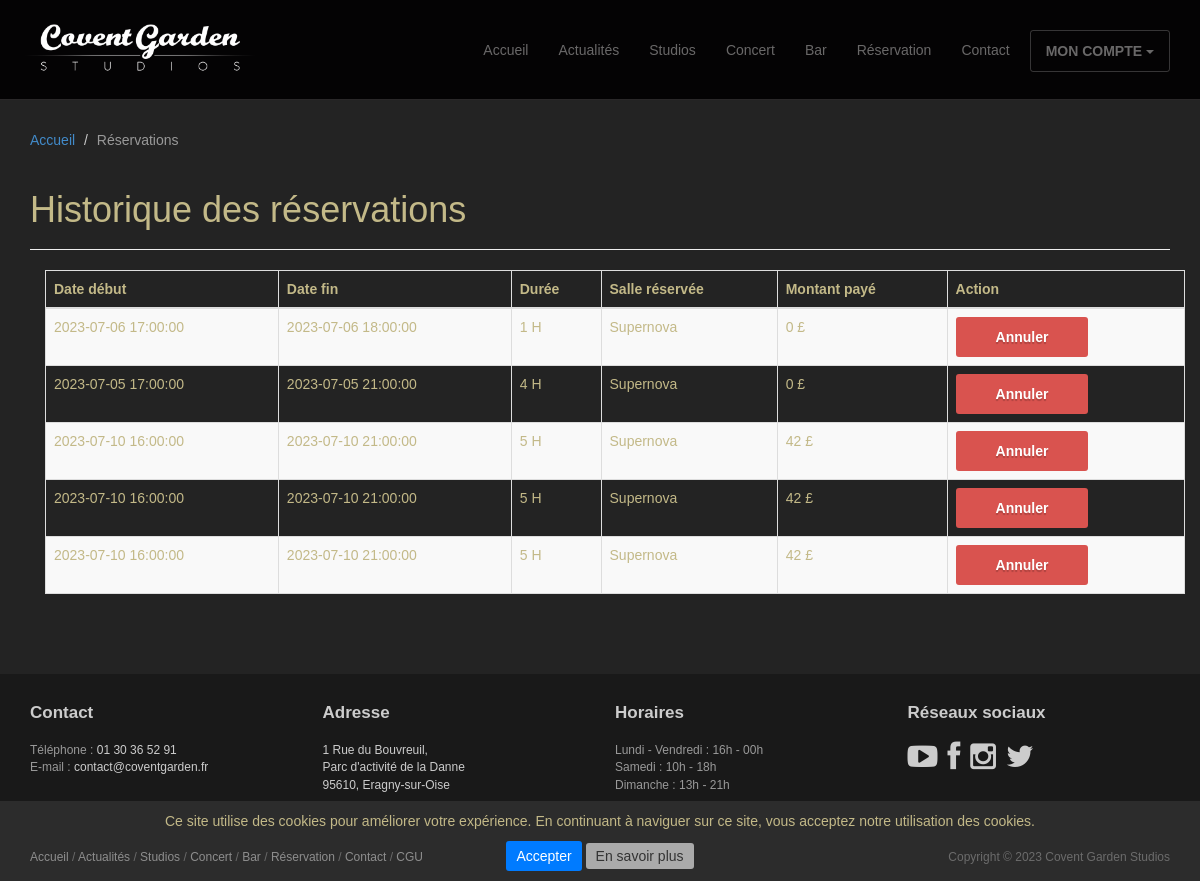
Before: /compte/mes_reservations/ (signed in) with the older database file.
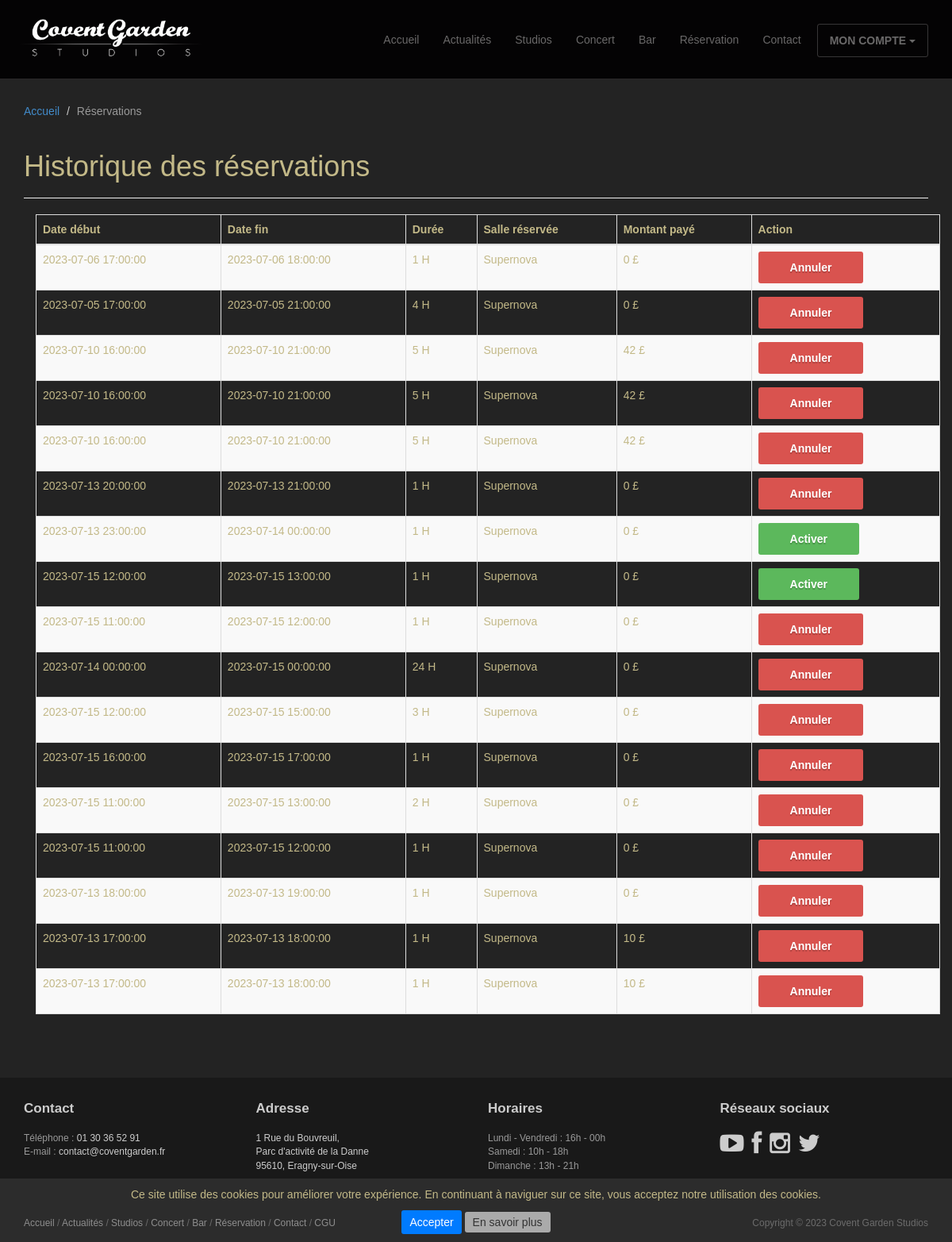
After: the same page with the newer database file.
### studios/models.py (models this page shows, shortened)
class Reservation(models.Model):
    class Status(models.TextChoices):
        RESERVED = 'Reserver'
        INPROGRESS = 'En cours'
    description = models.fields.CharField(max_length=1000)
    duration = models.fields.IntegerField(validators=[MinValueValidator(0)])
    date_start = models.DateTimeField(null=False)
    date_end = models.DateTimeField(null=False)
    price = models.fields.IntegerField(validators=[MinValueValidator(1)])
    status = models.fields.CharField(choices=Status.choices, max_length=20)
    salle = models.ForeignKey(Salle, on_delete=models.CASCADE, null=True)
    user = models.ForeignKey(CustomUser, on_delete=models.CASCADE, null=True)
    is_active = models.BooleanField(default=True)

class Salle(models.Model):
    name = models.fields.CharField(max_length=100)
    description = models.fields.CharField(max_length=1000)

### studios/views.py (the view)
# urls.py: path('compte/mes_reservations/', views.BookingsDetailView.as_view(), name='bookings_detail'),
class BookingsDetailView(LoginRequiredMixin, View):
    redirect_field_name = ''
    template_name = "bookings/bookings_detail.html"
    context = {
        "title": "Historique des réservations",
        "breadcrumb": [
            {"view": "home", "name": "Accueil"},
            {"view": None, "name": "Réservations"}]
    }
    def get(self, request):
        self.context["my_groups"] = request.user.my_groups.all()
        reservations = Reservation.objects.filter(user_id=request.user.id)
        self.context["reservations"] = reservations
        return render(request, self.template_name, self.context)

### studios/templates/bookings/bookings_detail.html (shortened to what this page needs)
{% extends 'base/base.html' %}
{% load static %}
{% block header %}
<header id="head" class="secondary"></header>
{% endblock %}
{% block page_header %}
<header class="page-header">
	<h1 class="page-title">{{title}}</h1>
</header>
{% endblock %}
{% block content %}
<div class="container">
	<table id="myTable" class="table table-striped table-bordered dt-responsive nowrap" style="width:100%">
		<thead>
			<tr>
				<th>Date début</th>
				<th>Date fin</th>
				<th>Durée</th>
				<th>Salle réservée</th>
				<th>Montant payé</th>
				<th>Action</th>
			</tr>
		</thead>
		<tbody>
			{% for reservation in reservations %}
				<tr>
					<td>{{ reservation.date_start|date:"Y-m-d H:i:s" }}</td>
					<td>{{ reservation.date_end|date:"Y-m-d H:i:s" }}</td>
					<td>{{ reservation.duration }} H</td>
					<td>{{ reservation.salle.name }}</td>
					<td>{{ reservation.price }} £</td>
					<td>
						<a href="{% url 'set_reservation' reservation.id %}" class="{% if reservation.is_active %}btn btn-danger{% else %}btn btn-success{% endif %}">
							{% if reservation.is_active %} Annuler {% else %} Activer {% endif %}
						</a>
					</td>
				</tr>
			{% endfor %}
		</tbody>
	</table>
</div>
{% endblock %}
{% block style %}
<link rel="stylesheet" type="text/css" href="https://cdn.datatables.net/1.10.25/css/dataTables.bootstrap5.min.css">
<link rel="stylesheet" type="text/css" href="https://cdn.datatables.net/responsive/2.2.9/css/responsive.bootstrap5.min.css">
<link rel="stylesheet" type="text/css" href="https://cdn.datatables.net/1.10.25/css/dataTables.bootstrap5.min.css">
<link rel="stylesheet" type="text/css" href="https://cdn.datatables.net/buttons/1.7.1/css/buttons.bootstrap5.min.css">
{% endblock %}

Changed rows visible on the page:
added Reservation: date_start "2023-07-13 20:00:00", date_end "2023-07-13 21:00:00", duration "1", salle.name "Supernova", price "0", is_active "Annuler"
added Reservation: date_start "2023-07-13 23:00:00", date_end "2023-07-14 00:00:00", duration "1", salle.name "Supernova", price "0", is_active "Activer"
added Reservation: date_start "2023-07-15 12:00:00", date_end "2023-07-15 13:00:00", duration "1", salle.name "Supernova", price "0", is_active "Activer"
added Reservation: date_start "2023-07-15 11:00:00", date_end "2023-07-15 12:00:00", duration "1", salle.name "Supernova", price "0", is_active "Annuler"
added Reservation: date_start "2023-07-14 00:00:00", date_end "2023-07-15 00:00:00", duration "24", salle.name "Supernova", price "0", is_active "Annuler"
added Reservation: date_start "2023-07-15 12:00:00", date_end "2023-07-15 15:00:00", duration "3", salle.name "Supernova", price "0", is_active "Annuler"
added Reservation: date_start "2023-07-15 16:00:00", date_end "2023-07-15 17:00:00", duration "1", salle.name "Supernova", price "0", is_active "Annuler"
added Reservation: date_start "2023-07-15 11:00:00", date_end "2023-07-15 13:00:00", duration "2", salle.name "Supernova", price "0", is_active "Annuler"
added Reservation: date_start "2023-07-15 11:00:00", date_end "2023-07-15 12:00:00", duration "1", salle.name "Supernova", price "0", is_active "Annuler"
added Reservation: date_start "2023-07-13 18:00:00", date_end "2023-07-13 19:00:00", duration "1", salle.name "Supernova", price "0", is_active "Annuler"
added Reservation: date_start "2023-07-13 17:00:00", date_end "2023-07-13 18:00:00", duration "1", salle.name "Supernova", price "10", is_active "Annuler"
added Reservation: date_start "2023-07-13 17:00:00", date_end "2023-07-13 18:00:00", duration "1", salle.name "Supernova", price "10", is_active "Annuler"
